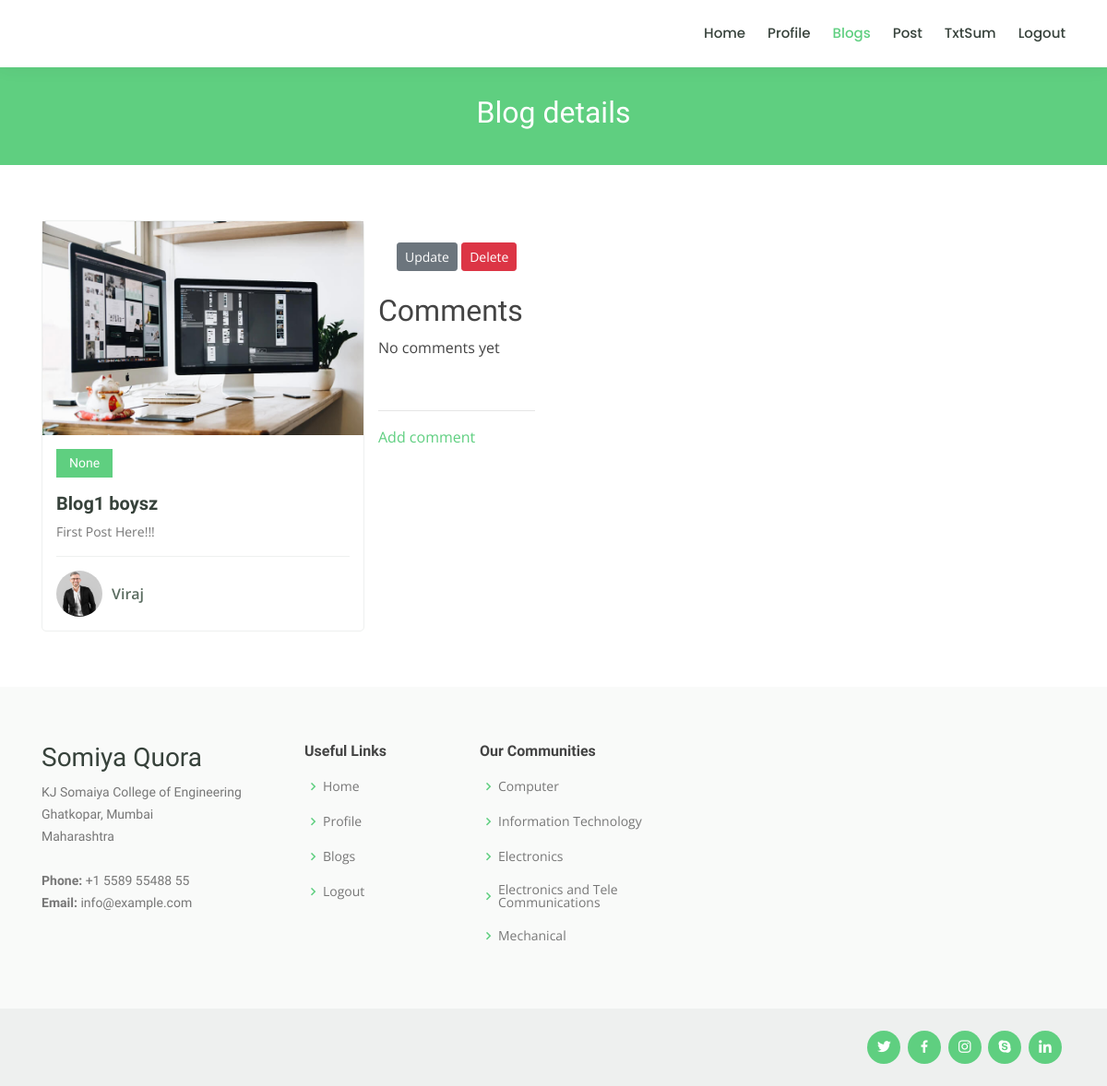
The page /post/1/ (signed in) on the database as committed earlier.
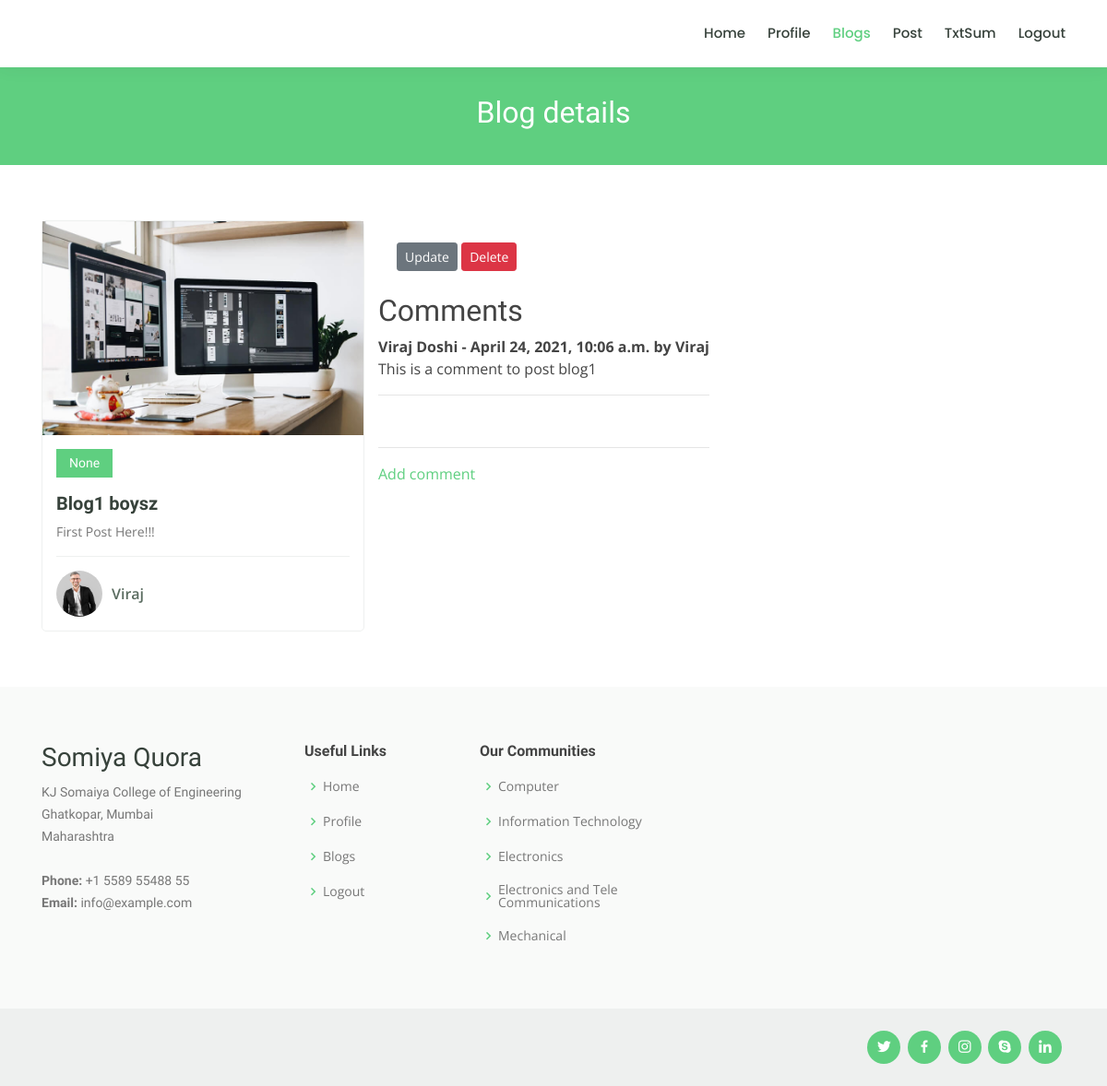
The same page on the database as committed later.
### quoraBlog/models.py (models this page shows, shortened)
class Comment(models.Model):
    post = models.ForeignKey(Post, related_name="comments", on_delete=models.CASCADE)
    name = models.CharField(max_length=255)
    content = models.TextField()
    date_posted = models.DateTimeField(auto_now_add=True)

### quoraBlog/views.py (the view)
# urls.py: path('post/<int:pk>/', PostDetailView.as_view(), name='post-detail'),
class PostDetailView(LoginRequiredMixin, DetailView):
    model = Post

### quoraBlog/templates/quoraBlog/post_detail.html (shortened to what the changed rows need)
{% load static %}
<!DOCTYPE html>
<html lang="en">
<head>
  <link href="{% static 'vendor/bootstrap/css/bootstrap.min.css' %}" rel="stylesheet">
  <link href="{% static 'vendor/icofont/icofont.min.css' %}" rel="stylesheet">
  <link href="{% static 'vendor/boxicons/css/boxicons.min.css' %}" rel="stylesheet">
  <link href="{% static 'vendor/owl.carousel/assets/owl.carousel.min.css' %}" rel="stylesheet">
  <link href="{% static 'vendor/animate.css/animate.min.css' %}" rel="stylesheet">
  <link href="{% static 'vendor/aos/aos.css' %}" rel="stylesheet">
  <link href="{% static 'vendor/remixicon/remixicon.css' %}" rel="stylesheet">
  <link rel="stylesheet" type="text/css" href="{% static 'css/blogs.css' %}">
</head>
<body>
  <main id="main" data-aos="fade-in">
    <div class="breadcrumbs">
      <div class="container">
        <h2>Blog details</h2>
      </div>
    </div>
    <section id="courses" class="courses">
      <div class="container" data-aos="fade-up">
        <div class="row" data-aos="zoom-in" data-aos-delay="100">
        <div class="col-lg-4 col-md-6 d-flex align-items-stretch">
          <div class="course-item">
          </div>
        </div>
        <div class="column">
        {% if object.author == user %}
          <div style="padding: 20px;">
            <a class="btn btn-secondary btn-sm mt-1 mb-1"  href="{% url 'post-update' object.id %}">Update</a>
            <a class="btn btn-danger btn-sm mt-1 mb-1" href="{% url 'post-delete' object.id %}">Delete</a>
          </div>
        {% endif %}
        <h2>Comments</h2>
        {% if not post.comments.all %}
          <p>No comments yet</p>
        {% else %}
          {% for comm in post.comments.all %}
            <strong>
            {{ comm.name }} - {{ comm.date_posted }} by {{ user.username}}
            </strong>
            <br/>
            {{ comm.content }}
            <br>
            <hr>
          {% endfor %}
        {% endif %}
        <br>
        <hr>
        <a href="{% url 'addComment' post.pk %}">Add comment</a>
      </div>
    </div>
  </main>
</body>
</html>

Rows that differ between the two databases and show on the page:
added Comment: name "Viraj Doshi", date_posted "April 24, 2021, 10:06 a.m.", content "This is a comment to post blog1"
Other text that changed with them:
text no longer shown: "No comments yet"
